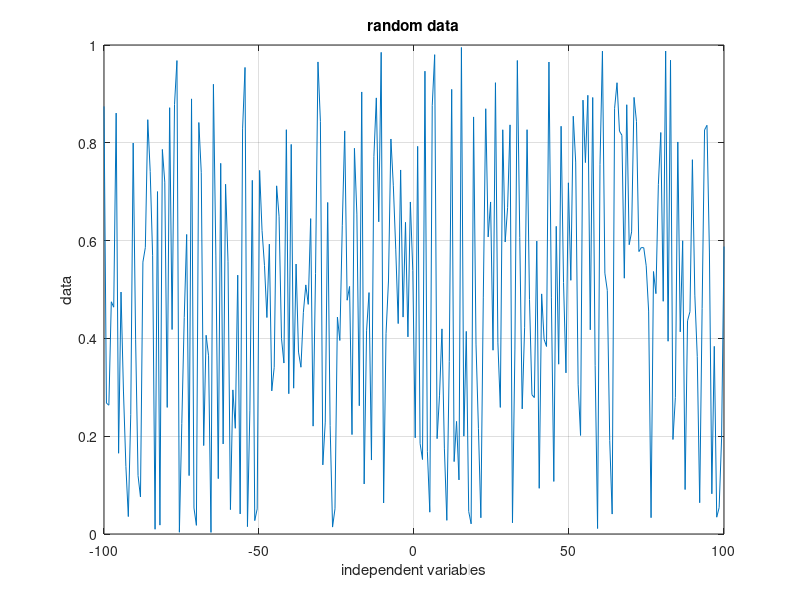

MATLAB code for this plot:
%%parameters
xmin=-100;
xmax=+100;
ymin=-1.25;
ymax=+1.25;
npts=2^8;
xr=linspace(xmin,xmax,npts);
%ydata=2*(rand(1,npts)-0.5*ones(1,npts));%transform data so it is from -1 to 1
ydata=rand(1,npts);%transform data so it is from -1 to 1
figure;
plot(xr,ydata,'-');
title('random data');
grid;
xlabel('independent variables');

ylabel('data');
